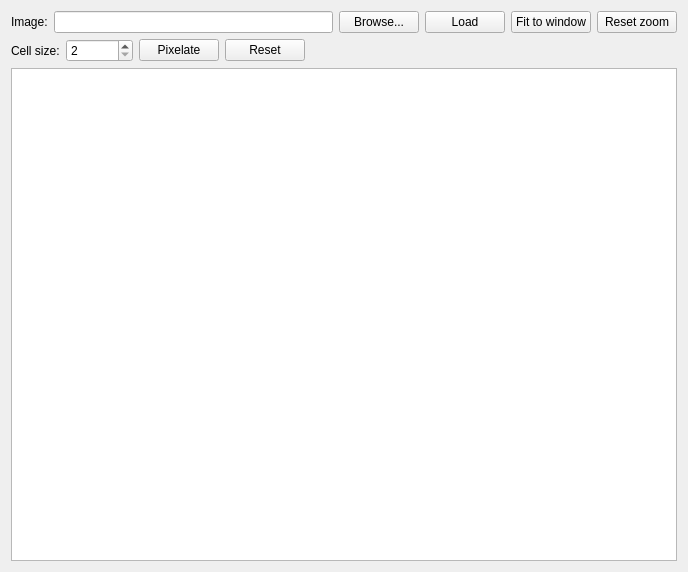
<?xml version="1.0" encoding="UTF-8"?>
<ui version="4.0">
 <class>MainWindow</class>
 <widget class="QMainWindow" name="MainWindow">
  <property name="geometry">
   <rect>
    <x>0</x>
    <y>0</y>
    <width>688</width>
    <height>572</height>
   </rect>
  </property>
  <property name="windowTitle">
   <string>ImagePixelator</string>
  </property>
  <widget class="QWidget" name="centralWidget">
   <layout class="QVBoxLayout" name="verticalLayout">
    <item>
     <layout class="QHBoxLayout" name="horizontalLayout">
      <item>
       <widget class="QLabel" name="label">
        <property name="text">
         <string>Image:</string>
        </property>
       </widget>
      </item>
      <item>
       <widget class="QLineEdit" name="pathBox"/>
      </item>
      <item>
       <widget class="QPushButton" name="browseBtn">
        <property name="text">
         <string>Browse...</string>
        </property>
       </widget>
      </item>
      <item>
       <widget class="QPushButton" name="loadBtn">
        <property name="text">
         <string>Load</string>
        </property>
       </widget>
      </item>
      <item>
       <widget class="QPushButton" name="fitToWindowBtn">
        <property name="text">
         <string>Fit to window</string>
        </property>
       </widget>
      </item>
      <item>
       <widget class="QPushButton" name="resetZoomBtn">
        <property name="text">
         <string>Reset zoom</string>
        </property>
       </widget>
      </item>
     </layout>
    </item>
    <item>
     <layout class="QHBoxLayout" name="horizontalLayout_2">
      <item>
       <widget class="QLabel" name="label_2">
        <property name="text">
         <string>Cell size:</string>
        </property>
       </widget>
      </item>
      <item>
       <widget class="QSpinBox" name="cellSizeBox">
        <property name="minimum">
         <number>2</number>
        </property>
        <property name="maximum">
         <number>999999</number>
        </property>
       </widget>
      </item>
      <item>
       <widget class="QPushButton" name="pixelateBtn">
        <property name="text">
         <string>Pixelate</string>
        </property>
       </widget>
      </item>
      <item>
       <widget class="QPushButton" name="resetBtn">
        <property name="text">
         <string>Reset</string>
        </property>
       </widget>
      </item>
      <item>
       <spacer name="horizontalSpacer">
        <property name="orientation">
         <enum>Qt::Horizontal</enum>
        </property>
        <property name="sizeHint" stdset="0">
         <size>
          <width>40</width>
          <height>20</height>
         </size>
        </property>
       </spacer>
      </item>
     </layout>
    </item>
    <item>
     <widget class="GraphicsViewEx" name="graphicsView"/>
    </item>
   </layout>
  </widget>
 </widget>
 <layoutdefault spacing="6" margin="11"/>
 <customwidgets>
  <customwidget>
   <class>GraphicsViewEx</class>
   <extends>QGraphicsView</extends>
   <header>graphicsviewex.h</header>
  </customwidget>
 </customwidgets>
 <resources/>
 <connections/>
</ui>
